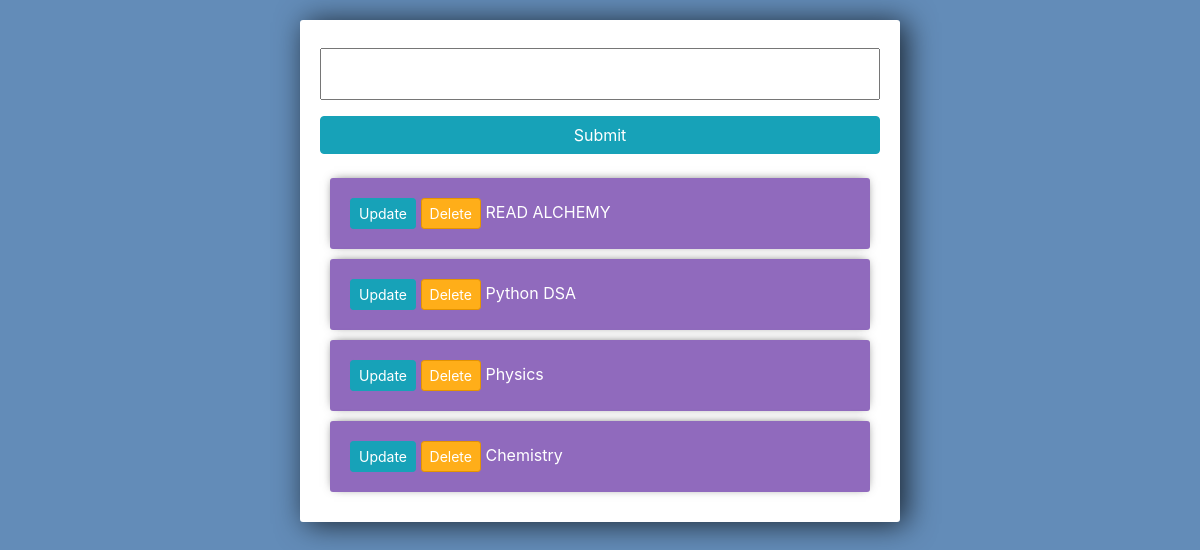
/, run on an earlier commit of the app's database.
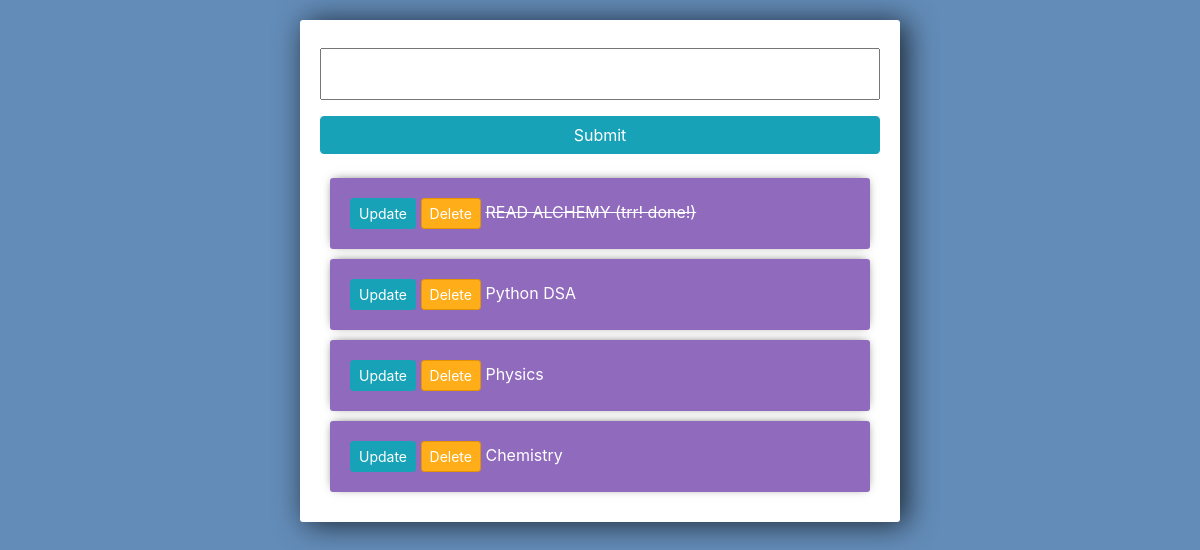
And on a later commit of the database.
### chimztasks/models.py (models this page shows)
class Task(models.Model):
    title = models.CharField(max_length=200)
    complete = models.BooleanField(default=False)
    created = models.DateTimeField(auto_now_add=True)
    def __str__(self):
        return self.title

### chimztasks/views.py (the view)
# urls.py: path('',views.index,name='list'),
def index(request):
    tasks = Task.objects.all()
    form = TaskForm()
    context = {'tasks':tasks , 'form':form}
    if request.method == 'POST' :
        form = TaskForm(request.POST)
        if form.is_valid():
          form.save()
          return redirect('/')
    return render(request , 'chimztasks/list.html', context)

### chimztasks/forms.py
class TaskForm(forms.ModelForm):
    task = forms.CharField(widget=forms.TextInput(attrs={'placeholder':'add new task ....'}))
    class Meta:
        model = Task
        fields = '__all__'

### chimztasks/templates/chimztasks/list.html (shortened to what this page needs)
<link rel="stylesheet" href="https://stackpath.bootstrapcdn.com/bootstrap/4.3.1/css/bootstrap.min.css">
<div class="center-column">
<form action="/" method="POST">
    {{form.title}}
    <input class= "btn btn-info" type="submit" name="Create Task">
</form>
<div class="todo-list">
{% for task in tasks %}
<div class = "item-row">
    <a class= "btn btn-sm btn-info" href="{% url 'update_task' task.id %}">Update</a>
    <a class= "btn btn-sm btn-danger" href="{% url 'delete_task' task.id %}">Delete</a>
    {% if task.complete == True %}
    <strike>{{task}}</strike>
    {% else %}
    <span>{{task}}</span>
    {% endif %}
</div>
{% endfor %}
</div>
</div>

### chimztasks/templates/chimztasks/list.html (style rules this page uses)
input { width: 100%; padding: 12px 20px; margin: 8px 0; box-sizing: border-box; }
input::placeholder { color: #d3d3d3; }
.center-column { width:600px; margin: 20px auto; padding:20px; background-color: #fff; border-radius: 3px; box-shadow: 6px 2px 30px 0px rgba(0,0,0,0.75); }
.item-row { background-color: #906abd; margin: 10px; padding: 20px; border-radius: 3px; color: #fff; font-size: 16px; box-shadow: 0px -1px 10px -4px rgba(0,0,0,0.75); }
.btn-danger { background-color: #ffae19; border-color: #e59400; }

What changed in the data, as far as the page shows it:
changed Task: complete False → True (drawn); title "READ ALCHEMY" → "READ ALCHEMY (trr! done!)"
